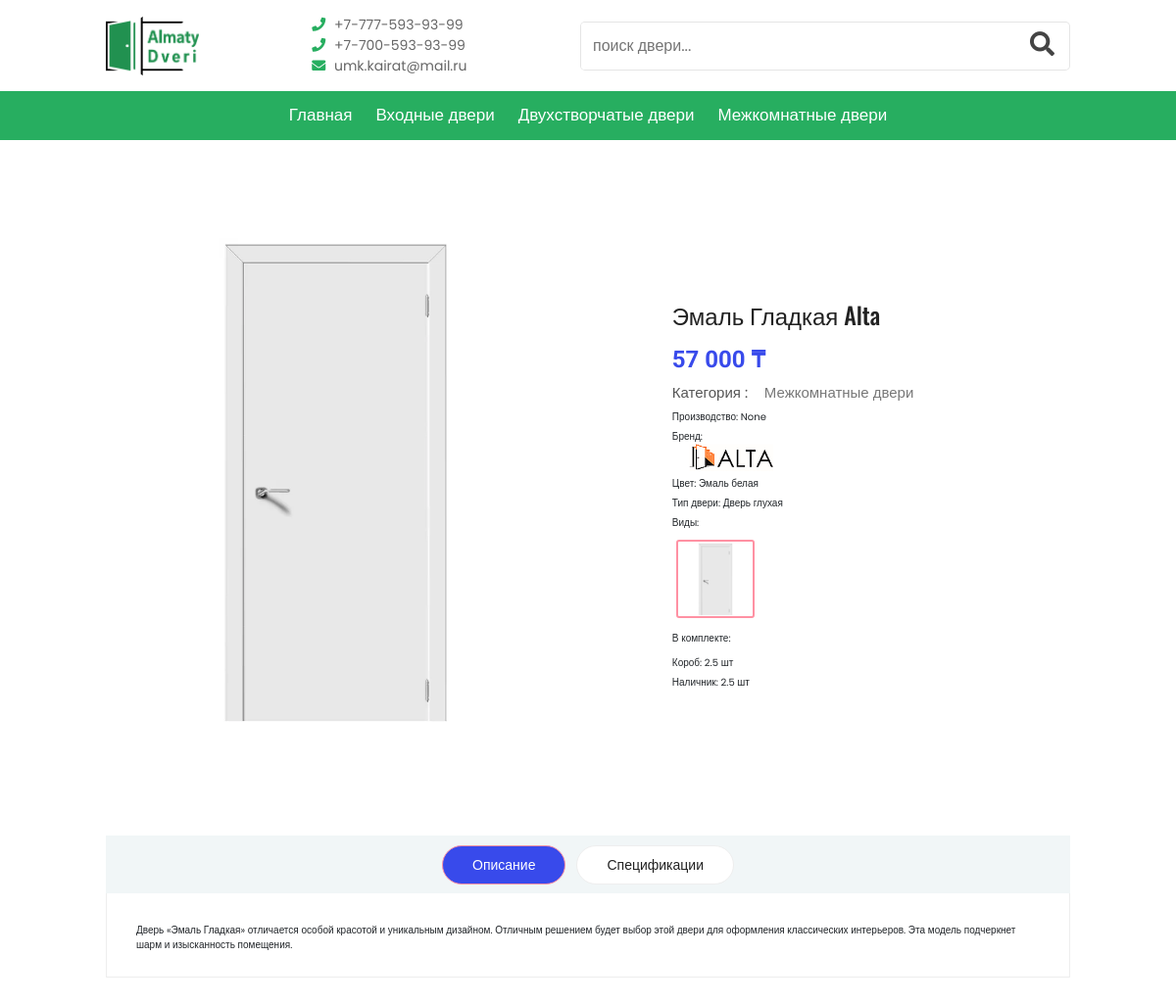
/emal-gladkaya/details, run on the app's committed database.
### shop/models.py (models this page shows, shortened)
class Category(models.Model):
    name = models.CharField(max_length=200, db_index=True)
    slug = models.SlugField(max_length=200, unique=True)
    class Meta:
        ordering = ('name',)
        verbose_name = 'Категория'
        verbose_name_plural = '1. Категории'
    def __str__(self):
        return self.name

class Variants(models.Model):
    title = models.CharField(max_length=100, blank=True, null=True, verbose_name="Название")
    product = models.ForeignKey(Product, on_delete=models.CASCADE, verbose_name="Продукт")
    color = models.ForeignKey(Color, on_delete=models.CASCADE, blank=True, null=True, verbose_name="Цвет")
    type = models.ForeignKey(DoorType, on_delete=models.CASCADE, blank=True, null=True, verbose_name="Тип")
    image = models.ImageField(blank=True, verbose_name="Фото", upload_to="images/", null=True)
    quantity = models.IntegerField(default=1, verbose_name="Количество")
    size = models.ManyToManyField(Sizes, verbose_name="Размеры")
    price = models.FloatField(default=0, verbose_name="Цена")
    sale_price = models.FloatField(default=0, verbose_name="Цена по Скидке", null=True, blank=True)
    class Meta:
        verbose_name = 'Вариант'
        verbose_name_plural = '4. Варианты'

class Product(models.Model):
    STATUS = (
        ('True', 'True'),
        ('False', 'False'),
    )
    DEFAULT_SPECIFICATION = '''
    <table class="table">
	<tbody>
		<tr>
			<td>
			<h5>Модель</h5>
			</td>
			<td>
			<h5>&nbsp;Лео</h5>
			</td>
		</tr>
		<tr>
			<td>
			<p>Высота полотен</p>
			</td>
			<td>
			<h5>2000мм</h5>
			</td>
		</tr>
		<tr>
			<td>
			<p>Ширина</p>
			</td>
			<td>
			<h5>600,700,800,900 мм</h5>
			</td>
		</tr>
	</tbody>
</table>
'''
    KEYWORDS = '''Межкомнатные двери, двери, дверь, комнантые двери'''
    category = models.ForeignKey(Category, on_delete=models.CASCADE,
                                 verbose_name="Категория")  # many to one relationship
    title = models.CharField(max_length=150, verbose_name="Название")
    image = models.ImageField(upload_to='images/', null=False, verbose_name="Главное Фото двери")
    keywords = models.CharField(max_length=255, null=True, blank=True, default=KEYWORDS, verbose_name="Ключевые слова")
    brand = models.ForeignKey(Brand, verbose_name="Бренд", on_delete=models.CASCADE, blank=True, null=True)
    country = models.ForeignKey(Country, on_delete=models.CASCADE, null=True, blank=True)
    services = models.ForeignKey(Service, on_delete=models.CASCADE, null=True, blank=True)
    description = RichTextField(blank=True, null=True, verbose_name="Описание")
    amount = models.IntegerField(default=0, verbose_name="Количесво")
    specification = RichTextField(blank=True, null=True, verbose_name="Спецификация", default=DEFAULT_SPECIFICATION)
    slug = models.SlugField(null=False, unique=True, verbose_name="Наименование Ссылки")
    status = models.CharField(max_length=10, choices=STATUS, default="True", verbose_name="Статус")
    created_at = models.DateTimeField(auto_now_add=True, )
    updated_at = models.DateTimeField(auto_now=True)
    class Meta:
        verbose_name = 'Дверь'
        verbose_name_plural = '3. Двери'

class Brand(models.Model):
    name = models.CharField(max_length=100, blank=True, null=True)
    logo = models.ImageField(upload_to="images/brands/", blank=True, null=True)
    class Meta:
        verbose_name = 'Бренд'
        verbose_name_plural = '2. Бренды'
    def __str__(self):
        return self.name

class Color(models.Model):
    name = models.CharField(max_length=20)
    image = models.ImageField(upload_to="images/colors/")
    class Meta:
        verbose_name = 'Цвет'
        verbose_name_plural = '8. Цвета'

class DoorType(models.Model):
    type = models.CharField(max_length=50)
    class Meta:
        verbose_name = 'Тип двери'
        verbose_name_plural = '5. Типы двери'
    def __str__(self):
        return self.type

class Service(models.Model):
    name = models.CharField(blank=True, null=True, max_length=150, verbose_name="Название")
    services = RichTextField(blank=True, null=True, verbose_name="Сервисы")
    class Meta:
        verbose_name = 'Сервис'
        verbose_name_plural = 'Сервисы'

### shop/views.py (the view)
# urls.py: path('<slug:slug>/details', DoorDetailView.as_view(), name='product_detail'),
class DoorDetailView(DetailView):
    model = Product
    template_name = 'product_detail.html'
    def get_context_data(self, *args, **kwargs):
        products = Product.objects.filter(status='True')
        context = super().get_context_data(**kwargs)
        product = Product.objects.get(slug=self.kwargs['slug'])
        variants = Variants.objects.filter(product_id=product.id)
        related_images = RelatedImages.objects.filter(product_id=product.id)
        colors = variants.values('color__name').distinct()
        types = variants.values('type__type').distinct()
        categories = Category.objects.all()
        context['categories'] = categories
        context['variants'] = variants
        context['products'] = products
        context['colors'] = colors
        context['types'] = types
        context['related_images'] = related_images
        return context

### shop/templatetags/custom_tags.py (called while the page is built)
@register.filter(name="get_first_word")
def get_first_word(string):
    first_word = string.split(" ")[0]
    return first_word

### shop/templates/product_detail.html (shortened to what this page needs)
{% extends 'base.html' %}
{% load static %}
{% load custom_tags %}
{% load humanize %}
{% block content %}
    <link rel="stylesheet" href="{% static 'shop/vendors/bootstrap/bootstrap.min.css' %}">
    <link rel="stylesheet" href="{% static 'shop/vendors/fontawesome/css/all.min.css' %}">
    <link rel="stylesheet" href="{% static 'shop/vendors/themify-icons/themify-icons.css' %}">
    <link rel="stylesheet" href="{% static 'shop/vendors/linericon/style.css' %}">
    <link rel="stylesheet" href="{% static 'shop/vendors/nice-select/nice-select.css' %}">
    <link rel="stylesheet" href="{% static 'shop/vendors/owl-carousel/owl.theme.default.min.css' %}">
    <link rel="stylesheet" href="{% static 'shop/vendors/owl-carousel/owl.carousel.min.css' %}">
    <link rel="stylesheet" href="{% static 'shop/css/swiper.min.css' %}">
    <link rel="stylesheet" href="{% static 'shop/vendors/style.css' %}">
    <link rel="stylesheet" href="{% static 'shop/css/product_details.css' %}">
    <div class="product_image_area">
        <div class="container">
            <div class="row s_product_inner">
                <div class="col-lg-6">
                    <div>
                        <div class="single-prd-item target">
                            <img style="object-fit: contain; max-height: 500px;"
                                 src="{{ variants.first.image.url }}" alt="">
                        </div>
                    </div>
                </div>
                <div class="col-lg-5 offset-lg-1">
                    <div class="s_product_text">
                        <h3>{{ product.title }} {{ product.brand }}</h3>
                        <div style="display: flex; justify-content: flex-start;align-items: start">
                            <h2 id="new_price" class="product-price"
                                style="margin-right: 3rem;">{{ variants.first.sale_price|floatformat:"0"|intcomma:' ' }}</h2>
                        </div>
                        <ul class="list">
                            <li><a class="active"
                                   href="{% url 'category' product.category.slug %}"><span>Категория :</span> {{ product.category }}
                            </a></li>
                          <li>
                                <span>Производство: </span> {{ product.country }}
                            </li>
                          <li>
                                <span>Бренд: </span>
                                <div style="max-width: 120px;">
                                    <img src="{{ product.brand.logo.url }}" alt="" style="object-fit: contain;">
                                </div>
                            </li>
                            <li>Цвет: <span id="color-container">{{ variants.first.color.name }}</span></li>
                            {% if variants.first.type %}
                                <li>Тип двери: <span id="type-container">{{ variants.first.type }}</span></li>
                            {% endif %}
                            <li><span>Виды: </span>
                                <div class="hover-container" style="justify-content: left; margin-top: 1rem"
                                     id="variant_images">
                                    {% for variant in variants %}
                                        {% if variant.image %}
                                            <div data-price="{{ variant.price|floatformat:'0'|intcomma:' ' }}"
                                                 data-color="{{ variant.color.name }}"
                                                 data-sale_price="{{ variant.sale_price|floatformat:'0'|intcomma:' ' }}"
                                                 data-type="{{ variant.type }}">
                                                <img src="{{ variant.image.url }}"></div>
                                        {% endif %}
                                    {% endfor %}
                                </div>
                            </li>
                          <li>{{ product.services.services|safe }}</li>
                        </ul>
                    </div>
                </div>
            </div>
        </div>
    </div>
    <section class="product_description_area">
            <ul class="nav nav-tabs" id="myTab" role="tablist">
                <li class="nav-item">
                    <a class="nav-link active show" id="home-tab" data-toggle="tab" href="#home" role="tab"
                       aria-controls="home"
                       aria-selected="true">Описание</a>
                </li>
                <li class="nav-item">
                    <a class="nav-link" id="profile-tab" data-toggle="tab" href="#profile" role="tab"
                       aria-controls="profile"
                       aria-selected="false">Спецификации</a>
                </li>
            </ul>
            <div class="tab-content" id="myTabContent">
                <div class="tab-pane show active" id="home" role="tabpanel" aria-labelledby="home-tab">
                    {{ product.description|safe }}
                </div>
            </div>
    </section>
{% endblock %}

### shop/templates/header.html (shortened to what this page needs)
{% load custom_tags %}
{% load static %}
<header class="header">
    <div class="header-1">
        <a href="{% url 'home' %}" class="logo"> <img src="{% static '/shop/image/almaty-doors_logo_green.png' %}" alt="logo" height="60px"></a>
      <div class="box-container">
            <div class="box">
                <a href="tel:+77775939399"> <i class="fas fa-phone"></i> +7-777-593-93-99 </a>
                <a href="tel:+77005939399"> <i class="fas fa-phone"></i> +7-700-593-93-99 </a>
                <a href="mailto:umk.kairat@mail.ru"> <i class="fas fa-envelope"></i> umk.kairat@mail.ru </a>
            </div>
        </div>
        <div class="search-form">
            <input type="text" name="search" placeholder="поиск двери..." id="search-box" list="door_list" minlength="2" style="height:5.1em">
            <label for="search-box" class="fas fa-search" id="search-btn-icon"></label>
        </div>
    </div>
    <div class="header-2">
        <nav class="navbar_nb">
            <a href="{% url 'home' %}">Главная</a>
            {% for obj in categories %}
                <a href="{% url 'category' obj.slug %}">{{ obj.name }}</a>
            {% endfor %}
        </nav>
    </div>
</header>

### ROOT/static/shop/css/style.css (style rules this page uses)
:root { --green_main: #27ae60; --dark-color: #219150; --black: #444; --light-color: #666; --border: .1rem solid rgba(0, 0, 0, .1); --border-hover: .1rem solid var(--black); --box-shadow: 0 .5rem 1rem rgba(0, 0, 0, .1); }
* { font-family: 'Poppins', sans-serif; margin: 0; padding: 0; box-sizing: border-box; outline: none; border: none; text-decoration: none; transition: all .2s linear; }
html { font-size: 62.5%; overflow-x: hidden; scroll-padding-top: 5rem; scroll-behavior: smooth; }
section { padding: 5rem 9%; }
.header .header-1 { background: #fff; padding: 1.5rem 9%; display: flex; align-items: center; justify-content: space-between; }
.header .header-1 .logo { font-size: 2.5rem; font-weight: bolder; color: var(--black); }
.header .header-1 .search-form { width: 50rem; height: 5rem; border: var(--border); overflow: hidden; background: #fff; display: flex; align-items: center; border-radius: .5rem; }
.header .header-1 .search-form input { font-size: 1.6rem; padding: 0 1.2rem; height: 100%; width: 100%; text-transform: none; color: var(--black); }
.header .header-1 .search-form label { font-size: 2.5rem; padding-right: 1.5rem; color: var(--black); cursor: pointer; }
.header .header-2 { background: var(--green_main); }
.header .header-2 .navbar_nb { text-align: center; }
.header .header-2 .navbar_nb a { color: #fff; display: inline-block; padding: 1.2rem; font-size: 1.7rem; }

### ROOT/static/shop/css/product_details.css (style rules this page uses)
* { padding: 0; margin: 0; box-sizing: border-box; overflow-wrap: anywhere; }
html, body { font-family: 'Roboto', sans-serif; }
img { width: 100%; display: block; }
.container { max-width: 1200px; width: 85%; padding: 0 1rem; margin: 0 auto; }
.hover-container { display: flex; flex-wrap: wrap; align-items: center; justify-content: center; margin-top: 2rem; }
.hover-container div { border: 2px solid rgba(252, 160, 175, 0.7); padding: 1rem; border-radius: 3px; margin: 0 4px 8px 4px; display: flex; align-items: center; justify-content: center; height: 80px; width: 80px; }
.active { border-color: rgb(255, 145, 163) !important; }
.hover-container div img { height: 75px; object-fit: contain; cursor: pointer; }
.product-price:after { content: " ₸"; }
.navbar_nb { display: flex; justify-content: center; }
.navbar_nb a { color: #fff; display: inline-block; padding: 1.2rem; font-size: 1.7rem; }

### shop/templates/header.html (style rules this page uses)
.box-container .box a i { color: var(--green_main); padding-right: 0.5rem; }
.box-container .box a { display: block; font-size: 1.4rem; color: var(--light-color); }

### data on the page
Category: name "Входные двери"
Category: name "Двухстворчатые двери"
Category: name "Межкомнатные двери"
Variants: first.image (picture), first.sale_price "57 000", first.color.name "Эмаль белая", first.type "Дверь глухая", image (picture)
Product: title "Эмаль Гладкая", brand "Alta", category "Межкомнатные двери", country "None", brand.logo (picture), services.services "В комплекте: Короб: 2.5 шт Наличник: 2.5 шт", description "Дверь «Эмаль Гладкая» отличается особой красотой и уникальным дизайном. Отличным решением будет выбор этой двери для оформления классических интерьеров. Эта модель подчеркнет шарм и изысканность помещения."
